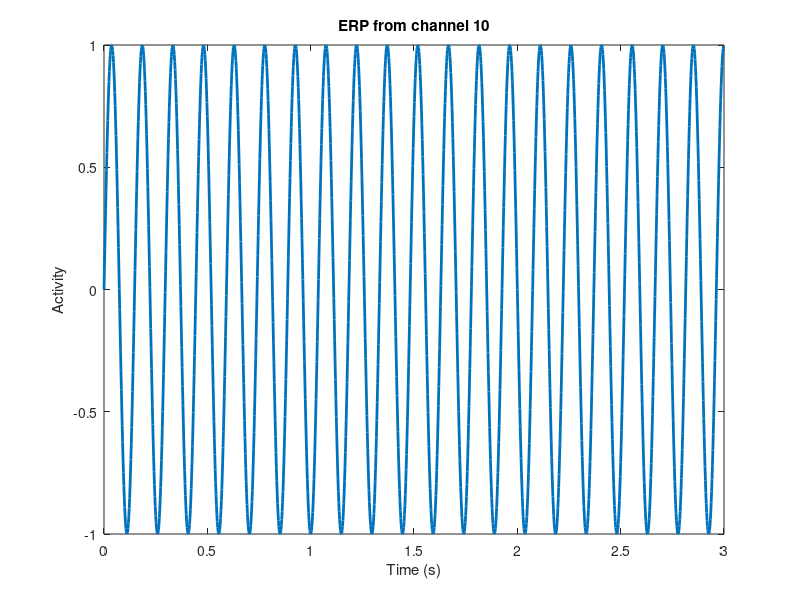

This figure's MATLAB source: (Note: this script raises an error after producing the figure.)
%%
%     COURSE: Solved challenges in neural time series analysis
%    SECTION: Simulating EEG data
%      VIDEO: Project 1: Channel-level EEG data
% Instructor: sincxpress.com
%
%%

%%% INSTRUCTIONS:
% The goal of this assignment is to simulate time series data
% that can be used to test time-series analysis methods.
% For each section below: 
%   1) Complete the MATLAB code
%   2) Put the data into the EEG structure
%      - Make sure all relevant fields are accurate (EEG.data, EEG.pnts, EEG.trials, EEG.srate, EEG.nbchan, EEG.times)
%   3) Use function plot_simEEG to plot some data

%% 1) pure phase-locked sine wave

% parameters
EEG.srate  = 500; % sampling rate in Hz
EEG.pnts   = 1500;
EEG.trials = 30;
EEG.nbchan = 23;

sinefreq = 6.75; % in Hz

% time vector
EEG.times = (0:EEG.pnts-1)/EEG.srate;


% loop over channels and create data
for chani=1:EEG.nbchan
    for triali=1:EEG.trials
        % data as a sine wave
        EEG.data(chani,:,triali) = sin(2*pi*sinefreq*EEG.times);
    end
end


% plot an ERP from one channel
figure(1), clf
plot(EEG.times,squeeze(mean(EEG.data(10,:,:),3)),'linew',2)
xlabel('Time (s)'), ylabel('Activity')
title('ERP from channel 10')


% the function below takes at least one argument (EEG),
% and optionally a second argument (channel number),
% and optionally a third argument (figure number)
plot_simEEG(EEG,2,3)

%% 2) Non-phase-locked sine wave

% hint: copy/paste the code above but add something inside the sine 
%       function on each trial.

% parameters
EEG.srate  = 500; % sampling rate in Hz
EEG.pnts   = 1500;
EEG.trials = 30;
EEG.nbchan = 23;

sinefreq = 6.75; % in Hz

% time vector
EEG.times = (0:EEG.pnts-1)/EEG.srate;


% loop over channels and create data
for chani=1:EEG.nbchan
    for triali=1:EEG.trials
        % data as a sine wave
        EEG.data(chani,:,triali) = sin(2*pi*sinefreq*EEG.times + 2*pi*rand);
    end
end


% plot an ERP from one channel
figure(), clf
hold on;
for triali=1:1 %EEG.trials
    plot(EEG.times,EEG.data(10,:,triali), 'Color', [0.8 0.8 0.8])
end
plot(EEG.times,squeeze(mean(EEG.data(10,:,:),3)),'linew',2)
xlabel('Time (s)'), ylabel('Activity')
title('ERP from channel 10')
hold off;

% the function below takes at least one argument (EEG),
% and optionally a second argument (channel number),
% and optionally a third argument (figure number)
plot_simEEG(EEG,2)


%% 3) multisine waves

% list of frequencies and corresponding amplitudes
frex = [ 3 5 16 ];
amps = [ 2 4 5  ];


% loop over channels and trials
for chani=1:EEG.nbchan
    for triali=1:EEG.trials
        
        % data as a sine wave plus noise
        EEG.data(chani,:,triali) = 0;
        for freqi=1:length(frex)
            fprintf('Value of freqi: %d\n', freqi);
            EEG.data(chani,:,triali) = EEG.data(chani,:,triali) ...
                                    + amps(freqi)*sin(2*pi*frex(freqi)*EEG.times + 2*pi*rand);
        end
    end
end

figure(), clf
hold on;
for triali=1:2 %EEG.trials
    plot(EEG.times,EEG.data(10,:,triali), 'Color', [0.8 0.8 0.8])
end

plot_simEEG(EEG,2)

%%% Question: What can you change in the code above to make the EEG
%             activity non-phase-locked over trials?

% as section 2 + 2*pi*rand 

%             
%%% Question: Which of the plots look different for phase-locked vs. non-phase-locked?
%             (Hint: plot them in different figures to facilitate comparison.)
%             Are you surprised about the differences?

%ERP plot change the most, but the main frequyency are still the same
%% 4) nonstationary sine waves

% hint: instantaneous frequency via interpolated random numbers
freqmod = 20*interp1(rand(1,10), linspace(1,10,EEG.pnts));
signal  = sin( 2*pi * ((EEG.times + cumsum(freqmod))/EEG.srate) );

figure(), clf
subplot(2, 1, 1);
plot(freqmod)
subplot(2, 1, 2);
plot(signal)    

%% 5) transient oscillations w/ Gaussian


peaktime = 1; % seconds
width = .12;
sinewave = sin(2*pi*EEG.times*sinefreq)

gaus = exp( -(EEG.times-peaktime).^2 / (2*width^2) );

% then multiply the gaussian by a sine wave
signal = sinewave.*gaus;

figure(), clf
% plot(EEG.times, gaus)
plot(signal)

%% 6) repeat #3 with white noise

white_noise = rand(1,EEG.pnts);
signal = sinewave.*white_noise;

figure()
plot(rand(1,EEG.pnts))
figure()
plot(signal)

%% 7) repeat #5 with 1/f noise







%%

